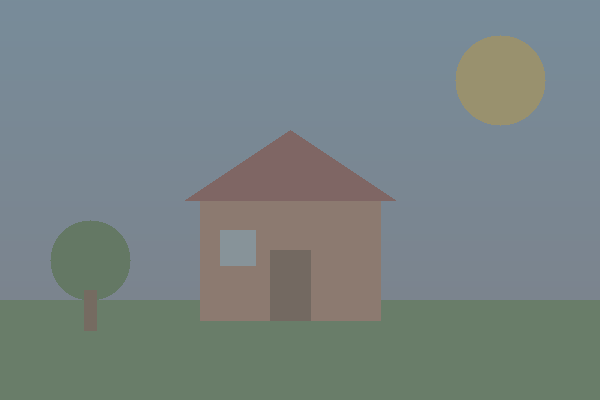
#> input picture Sample_image/low_contrast.png, 600 x 400 px
$ python -i app.py   (imports and definitions only)   (older library calls are emulated)
#> lines starting #> are read from the running program, lines starting #| are printed output that depends on the picture
#> further down, picture is the input picture: shape (400, 600, 3); mean B, G, R 131.3, 131, 119.4
### image_processing.py
"""
VisionLab - image_processing.py
Owner: Astik

All functions take a NumPy image array (BGR colour, as loaded by OpenCV,
or single-channel grayscale) and return a NEW NumPy array.
The input image is never modified.

Return formats:
    to_grayscale          -> 2D uint8 (H, W)
    gaussian_blur         -> same shape as input
    median_filter         -> same shape as input
    canny_edges           -> 2D uint8 (H, W), values 0 or 255
    otsu_threshold        -> 2D uint8 (H, W), values 0 or 255
    histogram_equalization-> same shape as input
"""

import cv2
import numpy as np


def _validate(image):
    """Check that the input is a usable image array."""
    if image is None or not isinstance(image, np.ndarray):
        raise ValueError("Input must be a NumPy image array.")
    if image.size == 0:
        raise ValueError("Input image is empty.")
    if image.ndim not in (2, 3):
        raise ValueError("Image must be 2D (grayscale) or 3D (colour).")
    if image.ndim == 3 and image.shape[2] not in (1, 3, 4):
        raise ValueError("Colour image must have 1, 3 or 4 channels.")


def _to_uint8(image):
    """Make sure the image is uint8 (0-255) so OpenCV functions work."""
    if image.dtype == np.uint8:
        return image
    return np.clip(image, 0, 255).astype(np.uint8)


def _prepare(image):
    """Validate, copy, convert to uint8 and drop alpha channel if present."""
    _validate(image)
    img = _to_uint8(image).copy()
    if img.ndim == 3 and img.shape[2] == 4:
        img = cv2.cvtColor(img, cv2.COLOR_BGRA2BGR)
    if img.ndim == 3 and img.shape[2] == 1:
        img = img[:, :, 0]
    return img


def to_grayscale(image):
    """Convert a colour image to grayscale."""
    img = _prepare(image)
    if img.ndim == 2:
        return img
    return cv2.cvtColor(img, cv2.COLOR_BGR2GRAY)
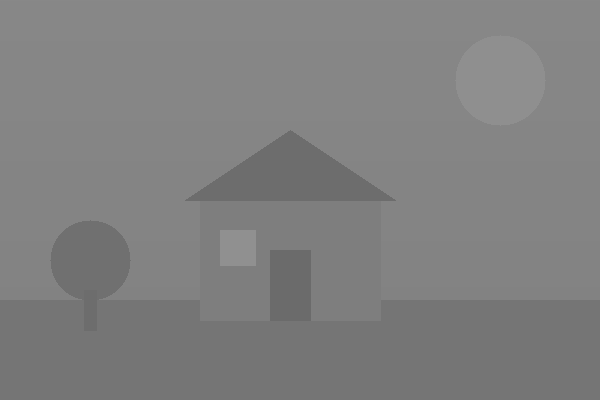
#> returned value: shape (400, 600); min 107, max 144, mean 127.6


# [43 lines left out: functions gaussian_blur, median_filter, canny_edges, otsu_threshold, histogram_equalization, not called in this run]

### app.py
"""
VisionLab PRO - extra features on top of the basic app.
Run:  streamlit run app.py

Extra features:
  1. Smart Assistant  - analyses the image (brightness, contrast, noise) and
                        recommends operations (rule-based, no AI model needed)
  2. Filter chain     - apply several operations one after another
  3. Histogram        - brightness histogram of original vs processed
  4. Blend slider     - smoothly fade between original and processed image
"""

import cv2
import numpy as np
import pandas as pd
import streamlit as st

try:
    import image_processing as ip
except ImportError as error:
    st.set_page_config(page_title="VisionLab PRO")
    st.error(f"Could not import image_processing.py (same folder needed): {error}")
    st.stop()

OPERATIONS = {
    "Grayscale": ip.to_grayscale,
    "Gaussian Blur": ip.gaussian_blur,
    "Median Filter": ip.median_filter,
    "Canny Edge Detection": ip.canny_edges,
    "Otsu Threshold": ip.otsu_threshold,
    "Histogram Equalization": ip.histogram_equalization,
}

DESCRIPTIONS = {
    "Grayscale": "Converts the colour image to shades of gray.",
    "Gaussian Blur": "Smooths the image and reduces mild noise.",
    "Median Filter": "Removes salt-and-pepper (impulse) noise while keeping edges.",
    "Canny Edge Detection": "Finds the edges (outlines) of objects.",
    "Otsu Threshold": "Automatically makes a black-and-white image.",
    "Histogram Equalization": "Improves contrast by spreading out brightness values.",
}


# ---------------- helper functions ----------------
def to_display(img):
    """OpenCV is BGR, Streamlit needs RGB for colour images."""
    return cv2.cvtColor(img, cv2.COLOR_BGR2RGB) if img.ndim == 3 else img


# [11 lines left out: function run_pipeline, not called in this run]


def analyze(image):
    """Measure simple image statistics for the Smart Assistant."""
    gray = ip.to_grayscale(image)
    h, w = gray.shape
#> h = 400; w = 600

    brightness = float(gray.mean())
#> brightness = 127.6
    contrast = float(gray.std())
#> contrast = 8.66
    sharpness = float(cv2.Laplacian(gray, cv2.CV_64F).var())
#> sharpness = 7.25

    # Salt-and-pepper noise: pixels very different from their median neighbours
    med = cv2.medianBlur(gray, 3)
    impulse = float((cv2.absdiff(gray, med) > 60).mean() * 100)
#> impulse = 0

    # Gaussian noise estimate (Immerkaer's method)
    k = np.array([[1, -2, 1], [-2, 4, -2], [1, -2, 1]], dtype=np.float64)
    conv = cv2.filter2D(gray.astype(np.float64), -1, k)[1:-1, 1:-1]
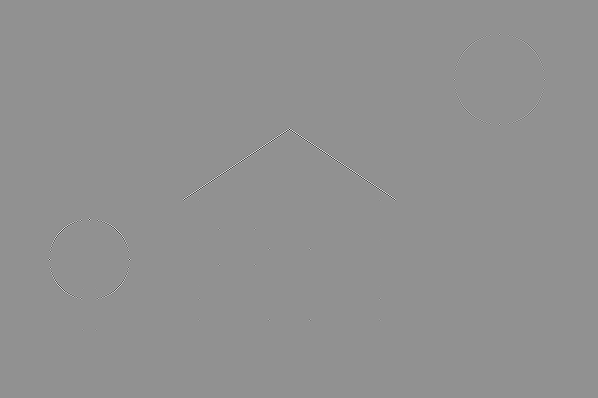
#> conv: shape (398, 598) float64; min -96, max 72, mean 0; drawn with min black and max white
    sigma = float(np.sqrt(np.pi / 2) * np.abs(conv).sum() / (6.0 * (w - 2) * (h - 2)))
#> sigma = 0.044

    return {
        "brightness": brightness,
        "contrast": contrast,
        "sharpness": sharpness,
        "impulse_noise": impulse,
        "noise_sigma": sigma,
    }


# [39 lines left out: functions recommend, blend, histogram_frame, not called in this run]


# ===== UI =====
# [25 lines not run here, left out]
# [5 lines that did not run here, left out]
# [2 lines not run here, left out]

params = {"kernel": 5, "low": 100, "high": 200}
# [2 lines that did not run here, left out]
# [3 lines that did not run here, left out]

# [1 line that did not run here, left out]

# [5 lines not run here, left out]

# [1 line that did not run here, left out]
# [3 lines that did not run here, left out]

try:
    original = cv2.imdecode(np.frombuffer(uploaded.getvalue(), np.uint8), cv2.IMREAD_COLOR)
except Exception as error:
    st.error(f"Could not read the uploaded file: {error}")
    st.stop()
# [3 lines not run here, left out]


# [5 lines left out: function store_result, not called in this run]


# [12 lines not run here, left out]

# [1 line that did not run here, left out]
# [1 line not run here, left out]

# [3 lines that did not run here, left out]
result = st.session_state.result

# [51 lines not run here, left out]

>>> import cv2
>>> picture = cv2.imread('Sample_image/low_contrast.png')
>>> result = analyze(picture)
#> result = {'brightness': 127.6, 'contrast': 8.66, 'sharpness': 7.25, 'impulse_noise': 0, 'noise_sigma': 0.044}
